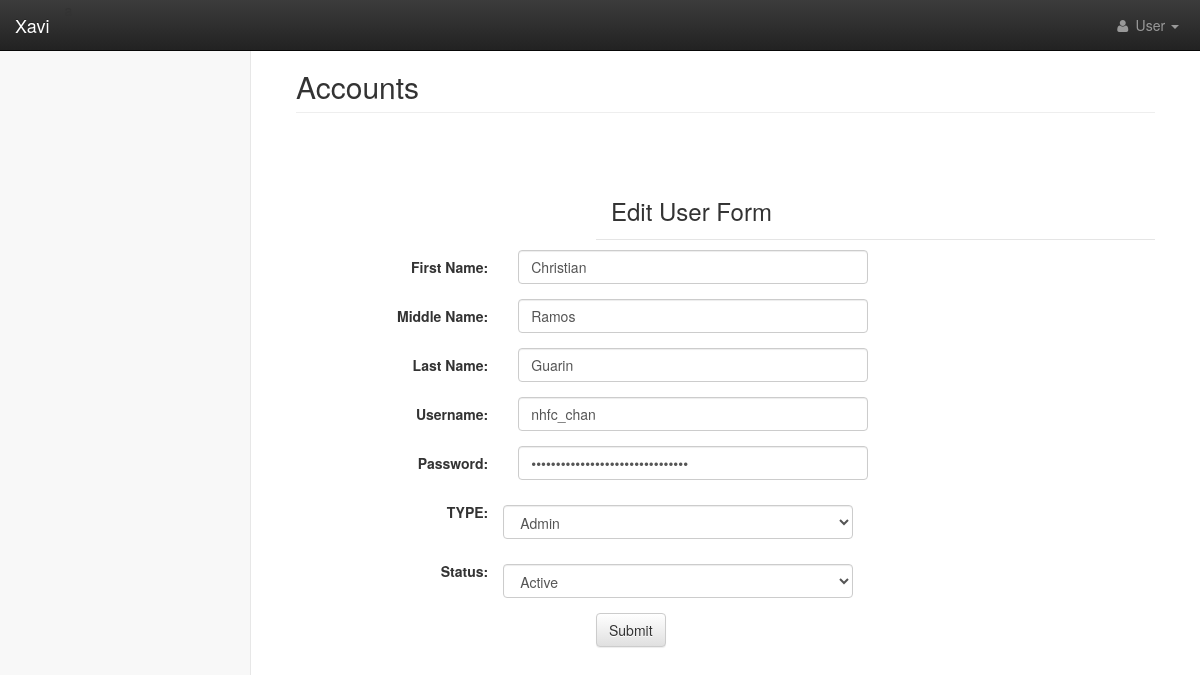
The app's page /master/account_edit/1 with its own data.
### tables this page shows
CREATE TABLE IF NOT EXISTS `users` (
  `id` int(3) NOT NULL,
  `first_name` varchar(255) NOT NULL,
  `middle_name` varchar(255) NOT NULL,
  `last_name` varchar(255) NOT NULL,
  `username` varchar(255) NOT NULL,
  `password` varchar(255) NOT NULL,
  `access` enum('admin','accounting','collection','sales') DEFAULT NULL,
  `status` enum('active','inactive') NOT NULL
);

### application/controllers/master.php (called while the page is built, shortened)
<?php
class Master extends CI_Controller
{
	public function account_edit($id)
	{
		$this->form_validation->set_rules('first_name','First Name','trim|required|min_length[2]');
		$this->form_validation->set_rules('middle_name','Middle Name','trim|required|min_length[2]');
		$this->form_validation->set_rules('last_name','Last Name','trim|required|min_length[2]');
		$this->form_validation->set_rules('username','Username','trim|required|min_length[6]');
		$this->form_validation->set_rules('password','password','trim|required|min_length[6]');
		if($this->form_validation->run() == FALSE)
		{
			$data['user'] = $this->master_model->get_account($id);
			$data['main_content'] = 'master/account/edit';
			$this->load->view('layouts/main', $data);
		}
	}
}

### index.php (called while the page is built, shortened)
<?php
require_once BASEPATH.'core/CodeIgniter.php';

### application/models/master_model.php (called while the page is built, shortened)
<?php
class Master_model extends CI_Model
{
	public function get_account($id)
	{
		$this->db->where('id', $id);
		$query = $this->db->get('users');
		return $query->row();
	}
}

### application/views/master/account/edit.php (the view, shortened to what this page needs)
<div class="row">
	<div class="col-lg-12">
		<h2 class="page-header">Accounts</h2>
	</div>
</div>
<form action="<?php echo base_url('master/account_edit/' . $user->id); ?>" method="post" class="form-horizontal">
  <div class="border">
     <h3 class="modal-header">Edit User Form</h3>
  </div>
  <div class="form-group">
    <label class="control-label col-md-3">First Name:</label>
      <div class="col-md-6">
          <input class="form-control" type="text" name="first_name" value="<?php echo $user->first_name; ?>" >
      </div>
  </div>
  <div class="form-group">
    <label class="control-label col-md-3" >Middle Name:</label>
      <div class="col-md-6">
          <input type="text" name="middle_name" class="form-control"  value="<?php echo $user->middle_name; ?>" >
      </div>
	</div>
  <div class="form-group">
    <label class="control-label col-md-3" >Last Name:</label>
      <div class="col-md-6">
          <input type="text" name="last_name" class="form-control" value="<?php echo $user->last_name; ?>">
      </div>
  </div>
  <div class="form-group">
    <label class="control-label col-md-3">Username:</label>
      <div class="col-md-6">
          <input type="text" name="username" class="form-control"  value="<?php echo $user->username; ?>" >
      </div>
  </div>
  <div class="form-group">
    <label class="control-label col-md-3">Password:</label>
      <div class="col-md-6">
          <input type="password" name="password" class="form-control" value="<?php echo $user->password; ?>" >
      </div>
  </div>
  <div class="form-group">
	  <label class="control-label col-md-3">TYPE:</label>
      <select class="form-control"  name="access">
        <option value="Admin">Admin</option>
      </select>
  </div>
  <div class="form-group">
    <label class="control-label col-md-3">Status:</label>
      <select class="form-control"  name="status">
        <option value="active">Active</option>
      </select>
  </div>
  <div class="btn-size">
      <button type="submit" class="btn btn-default">Submit</button>
  </div>
</form>

### assets/css/startmin.css (style rules this page uses)
body { background-color: #f8f8f8; }

### application/views/layouts/main.php (style rules this page uses)
select { margin-left: 0px; margin-top: 10px; }
.form-control { width: 350px; }
.btn-size { margin-left: 300px; }
form { margin-top: 50px; }
.border { margin-left:300px; }
option { margin-left: 10px; }

### records on screen
users: first_name "Christian", middle_name "Ramos", last_name "Guarin", username "nhfc_chan"
